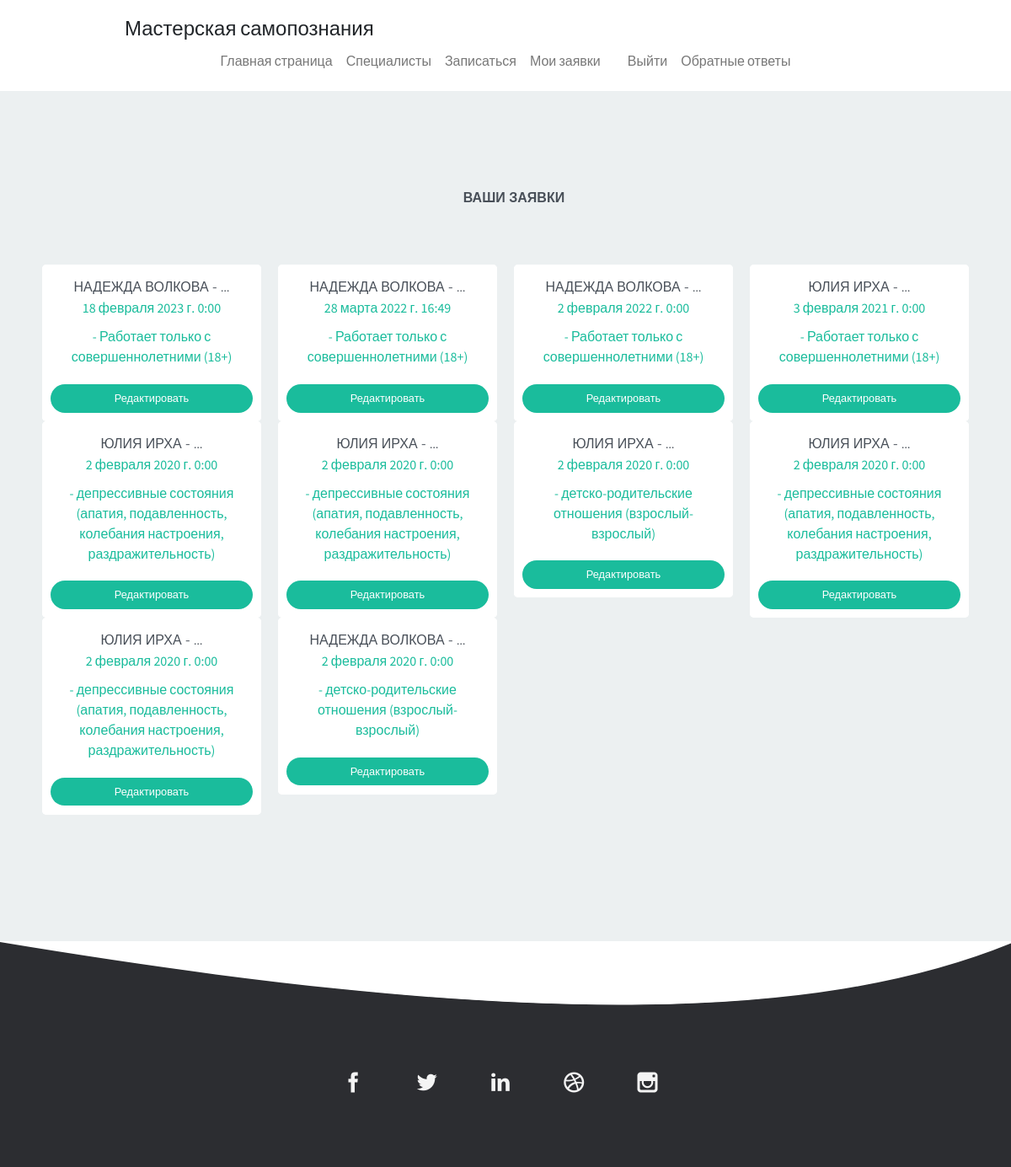
Screenshot of /application/list (signed in) with the database file from the repository.
### employer/models.py (models this page shows, shortened)
class Application(models.Model):# Создаем таблицу
    employer = models.ForeignKey(# Поле для выбора сотрудников
        Employer,# Аргумент связи с таблицей
        on_delete=models.CASCADE# Аргумент для определения как
    )
    date = models.DateTimeField()# Поле для даты
    category = models.ForeignKey(# Поле для выбора категории
        Category,# Аргумент связи с таблицей
        on_delete=models.CASCADE# Аргумент для определения как
    )
    author = models.ForeignKey(# Поле для выбора города
        User,# Аргумент связи с таблицей
        on_delete=models.CASCADE# Аргумент для определения как
    )
    class Meta:# Расширяем возможность класса
        verbose_name = 'Заявка'# Имя таблицы в единственном числе
        verbose_name_plural = 'Заявки'# Имя таблицы во множественном
        ordering = ['-date']# Сортировка полю имени

class Employer(models.Model):                # Создаем таблицу с названием
    name = models.CharField(                 # Поле ФИО сотрудников
        verbose_name='ФИО',                  # Аргумент для альтернативного
        max_length=1000,                     # Аргумент для максимального
        blank=True,                          # Аргумент для обозначения поля
        null=True)                           # Аргумент для обозначения поля
    city = models.ForeignKey(                # Поле для выбора города
        'Location',                          # Аргумент связи с таблицей
        verbose_name='Город',                # Аргумент для альтернативного
        on_delete=models.CASCADE,            # Аргумент для определения как
        blank=True,                          # Аргумент для обозначения поля
        null=True)                           # Аргумент для обозначения поля
    work = models.ManyToManyField(           # Поле для выбора Деятельности
        'Activity',                          # Аргумент связи с таблицей
        verbose_name='Деятельность',         # Аргумент для альтернативного
        related_name='activity',             # указывает имя обратной связи
        blank=True,                          # Аргумент для обозначения поля
    )
    direction = models.ManyToManyField(      # Поле для выбора Направлений
        'Category',                          # Аргумент связи с таблицей
        verbose_name='Направление',          # Аргумент для альтернативного
        related_name='category',             # указывает имя обратной связи
        blank=True,                          # Аргумент для обозначения поля
    )
    description = models.TextField(          # Поле для ввода Описания
        verbose_name='Описание',             # Аргумент для альтернативного
        max_length=1000,                     # Аргумент для максимального
        blank=True,                          # Аргумент для обозначения поля
        null=True)                           # Аргумент для обозначения поля
    education = models.ManyToManyField(      # Поле для выбора Образования
        'Education',                         # Аргумент связи с таблицей
        verbose_name='Образование',          # Аргумент для альтернативного
        related_name='education',            # указывает имя обратной связи
        blank=True,                          # Аргумент для обозначения поля
    )
    experience = models.CharField(           # Поле для Стажа
        verbose_name='Стаж',                 # Аргумент для альтернативного
        max_length=1000,                     # Аргумент для максимального
        blank=True,                          # Аргумент для обозначения поля
        null=True                            # Аргумент для обозначения поля
    )
    cabinet = models.ManyToManyField(        # Поле для выбора Кабинета
        'Adress',                            # Аргумент связи с таблицей
        verbose_name='Кабинет',              # Аргумент для альтернативного
        related_name='adress',               # указывает имя обратной связи
        blank=True,                          # Аргумент для обозначения поля
    )
    personal_consultation = models.CharField(# Поле для назначения Личной
        verbose_name='Личная встреча',       # Аргумент для альтернативного
        max_length=1000,                     # Аргумент для максимального
        blank=True,                          # Аргумент для обозначения поля
        null=True                            # Аргумент для обозначения поля
    )
    online_consultation = models.CharField(  # Поле для Онлайн-консультация
        verbose_name='Онлайн-консультация',  # Аргумент для альтернативного
        max_length=1000,                     # Аргумент для максимального
        blank=True,                          # Аргумент для обозначения поля
        null=True                            # Аргумент для обозначения поля
    )
    duration_consultation = models.CharField(# Поле для Длительность консультации
        verbose_name='Длительность консультации', # Аргумент для альтернативного
        max_length=1000,                     # Аргумент для максимального
        blank=True,                          # Аргумент для обозначения поля
        null=True                            # Аргумент для обозначения поля
    )
    couple_consultation_duration = models.CharField(# Поле для Длительность консультации для пар
        verbose_name='Длительность консультации для пар', # Аргумент для альтернативного
        max_length=1000,                     # Аргумент для максимального
        blank=True,                          # Аргумент для обозначения поля
        null=True                            # Аргумент для обозначения поля
    )
    photo = models.ImageField(               # Поле для Фото
        verbose_name='Фото',                 # Аргумент для альтернативного
        upload_to='photos/%Y/%m/%d/',        # Аргумент для указания пути
        blank=True,                          # Аргумент для обозначения поля
        null=True                            # Аргумент для обозначения поля
    )
    created = models.DateTimeField(          # Поле для даты
        verbose_name='Дата публикации',      # Аргумент для альтернативного
        auto_now_add=True,                   # Аргумент автодобавления даты
        blank=True,                          # Аргумент для обозначения поля
    )
    updated = models.DateTimeField(          # Поле для выбора города
        verbose_name='Обновлено',            # Аргумент для альтернативного
        auto_now=True,                       # Аргумент автодобавления даты
        blank=True                           # Аргумент для обозначения поля
    )
    is_published = models.BooleanField(      # Поле для определения
        verbose_name='Опубликовано',         # Аргумент для альтернативного
        default=True,                        # Аргумент для вставки
        blank=True                           # Аргумент для обозначения поля
    )
    def __str__(self):                       # Вывод данных в строковом виде
        return f'''{self.name} -
        "{self.description}"
        {self.direction} -
        {self.education} -
        {self.experience} лет
        {self.cabinet} -
        {self.personal_consultation} -
        {self.online_consultation} -
        {self.duration_consultation} минут
        {self.couple_consultation_duration} минут
        '''                                  # Обозначаем поля
    class Meta:                              # Расширяем возможность класса
        verbose_name = 'Специалист'          # Имя таблицы в единственном числе
        verbose_name_plural = 'Специалисты'  # Имя таблицы во множественном
        ordering = ['name']                  # Сортировка полю имени

class Category(models.Model):# Создаем таблицу
    direction = models.CharField(# Поле с названием направлений
        'Направление',# Аргумент для альтернативного
        max_length=1000,# Аргумент для максимального
        blank=True,# Аргумент для обозначения поля
        null=True# Аргумент для обозначения поля
    )
    def __str__(self):# Вывод данных в строковом виде
        return f'''- {self.direction}
        '''
    class Meta:# Расширяем возможность класса
        verbose_name = 'Категория'# Имя таблицы в единственном числе
        verbose_name_plural = 'Категории'# Имя таблицы во множественном
        ordering = ['direction']# Сортировка полю имени

### employer/views.py (the view)
# urls.py: path('application/list', views.applicationlist, name='applicationlist'), # список заявок
def applicationlist(request): # функция для просмотра своих заявок
    applications = Application.objects.filter(author=request.user.pk)  # передача в переменную отфильтрованные по айди юзера обьекты из базы специалистов
    return render(request, 'employer/applicationlist.html', {'applications': applications})# отправляем данные в шаблон

### employer/templates/employer/applicationlist.html (shortened to what this page needs)
{% extends 'base.html' %}
{% block content %}
<div class="wrap team-wrap grey" id="team">
                    <div class="grid grid-pad">
                        <div class="content" >
                            <h2><b>Ваши Заявки</b></h2>
                            <br>
                            <br>
                            <br>
                            {% if applications  %}
                            {% for i in applications %}
                            <div class="col-1-4" >
                                <div class="content staff-content">
                                    <div class="recent-work staff-img">
                                        <div class="work-info staff-info">
                                            <h5>{{ i.employer|truncatechars:20 }}</h5>
                                            <span>{{ i.date }}</span>
                                            <span>{{ i.category }}</span>
                                            {% if user == i.author %}
                                            <a href="{% url 'application_edit' i.pk %}" class="btn btn-succes">Редактировать</a>
                                            {% endif %}
                                        </div>
                                    </div>
                                </div>
                            </div>
                            {% endfor %}
                            {% endif %}
                        </div>
                    </div>
                </div>
{% endblock %}

### static/assets/css/simplegrid.css (style rules this page uses)
*, *:after, *:before { -webkit-box-sizing: border-box; -moz-box-sizing: border-box; box-sizing: border-box; }
body { margin: 0px; }
[class*='col-'] { float: left; padding-right: 20px; }
.grid { width: 100%; max-width: 1140px; min-width: 755px; margin: 0 auto; overflow: hidden; }
.grid:after { content: ""; display: table; clear: both; }
.grid-pad { padding: 20px 0 0px 20px; }
.col-1-4, .col-3-12 { width: 25%; }

### static/assets/css/style.css (style rules this page uses)
*, *:before, *:after { box-sizing: border-box; }
.wrap { width: 100%; padding: 3.5em 0; }
.grey { background: #ECF0F1; padding: 100px 0 150px; }
a { color:#1abc9c; }
a, img, .overlay, input, textarea, .plan-wrap p, .filters .filter { -webkit-transition: all .12s linear; -moz-transition: all .12s linear; -o-transition: all .12s linear; transition: all .12s linear; }
body { font-size: 1em; line-height: 1.7em; color: #777777; font-weight: normal; }
body, input, textarea { font-family: 'Source Sans Pro', Helvetica, Arial, sans-serif; }
h1,h2,h3,h4,h5,h6, .navigation a, .btn, .filters .filter { font-family: 'Montserrat', Helvetica, Arial, sans-serif; }
h1,h2,h3,h4,h5,h6 { position: relative; margin: 1em 0 1.4em; color: #484f58; }
h1,h2 { text-transform: uppercase; }
h2 { font-size: 2.8em; line-height: .9em; }
h4,h5,h6 { font-size: 1.125em; line-height: .5em; }
.btn { position: relative; display: inline-block; margin: .8em 0; padding: .5em 1.6em; color: #fff; font-size: .8em; -webkit-border-radius: 30px; -moz-border-radius: 30px; border-radius: 30px; background:#1abc9c; }
.recent-work { background: #6578bc; background: -moz-linear-gradient(left, #6578bc 0%, #1abc9c 100%); background: -webkit-gradient(linear, left top, right top, color-stop(0%,#6578bc), color-stop(100%,#1abc9c)); background: -webkit-linear-gradient(left, #6578bc 0%,#1abc9c 100%); background: -o-linear-gradient(left, #6578bc 0%,#1abc9c 100%); background: -ms-linear-gradient(left, #6578bc 0%,#1abc9c 100%); background: linear-gradient(to right, #6578bc 0%,#1abc9c 100%); filter: progid:DXImageTransform.Microsoft.gradient( startColorstr='#6578bc', endColorstr='#1abc9c',GradientType=1 ); position: relative; margin-bottom: 1em; -webkit-border-radius: 5px; -moz-border-radius: 5px; border-radius: 5px; }
.recent-work a { position: relative; display: block; }
.recent-work .work-info { margin-top: 23px; }
.team-wrap { text-align: center; }
.staff-content { -webkit-border-radius: 5px; -moz-border-radius: 5px; border-radius: 5px; background: #fff; }
.staff-info { padding: 0 10px; }
.staff-info span { color:#1abc9c; }
.staff-img { position: relative; display: table; margin: 0 auto; background: #fff; }
.staff-img { position: relative; display: table; width: 100%; }
.staff-content h5 { margin-bottom: .5em; }
.staff-content span { display: inline-block; margin-bottom: 10px; }

### rows the page displays
Application: employer "НАДЕЖДА ВОЛКОВА - …", date "18 февраля 2023 г. 0:00", category "- Работает только с совершеннолетними (18+)", shows "Редактировать"
Application: employer "НАДЕЖДА ВОЛКОВА - …", date "28 марта 2022 г. 16:49", category "- Работает только с совершеннолетними (18+)", shows "Редактировать"
Application: employer "НАДЕЖДА ВОЛКОВА - …", date "2 февраля 2022 г. 0:00", category "- Работает только с совершеннолетними (18+)", shows "Редактировать"
Application: employer "ЮЛИЯ ИРХА - …", date "3 февраля 2021 г. 0:00", category "- Работает только с совершеннолетними (18+)", shows "Редактировать"
Application: employer "ЮЛИЯ ИРХА - …", date "2 февраля 2020 г. 0:00", category "- депрессивные состояния (апатия, подавленность, колебания настроения, раздражительность)", shows "Редактировать"
Application: employer "ЮЛИЯ ИРХА - …", date "2 февраля 2020 г. 0:00", category "- депрессивные состояния (апатия, подавленность, колебания настроения, раздражительность)", shows "Редактировать"
Application: employer "ЮЛИЯ ИРХА - …", date "2 февраля 2020 г. 0:00", category "- детско-родительские отношения (взрослый-взрослый)", shows "Редактировать"
Application: employer "ЮЛИЯ ИРХА - …", date "2 февраля 2020 г. 0:00", category "- депрессивные состояния (апатия, подавленность, колебания настроения, раздражительность)", shows "Редактировать"
Application: employer "ЮЛИЯ ИРХА - …", date "2 февраля 2020 г. 0:00", category "- депрессивные состояния (апатия, подавленность, колебания настроения, раздражительность)", shows "Редактировать"
Application: employer "НАДЕЖДА ВОЛКОВА - …", date "2 февраля 2020 г. 0:00", category "- детско-родительские отношения (взрослый-взрослый)", shows "Редактировать"
